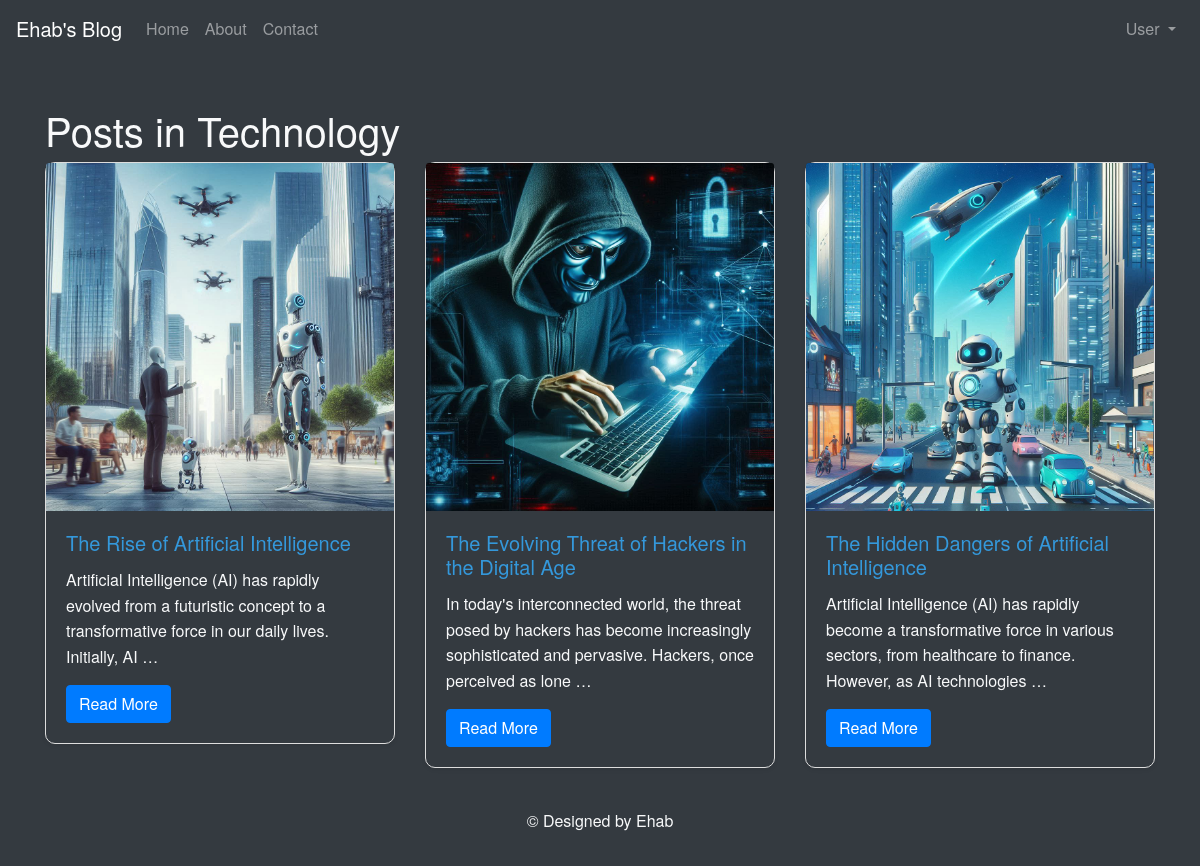
The page /categories/3/ on the database its author committed.
### blog/models.py (models this page shows, shortened)
class Category(models.Model):
    user = models.ForeignKey(User, on_delete=models.PROTECT)
    title = models.CharField(max_length=255)
    description = models.TextField(max_length=500)
    image = models.ImageField(upload_to='Category/imgs/%y/%m/%d', default='category/imgs/default.jpg')

class CreatePost(models.Model):
    user = models.ForeignKey(User, on_delete=models.PROTECT)
    title = models.CharField(max_length=255)
    content = models.TextField(max_length=900000)
    image = models.ImageField(upload_to='Posts/imgs/%y/%m/%d/', default='Posts/imgs/default.jpg')
    publish = models.BooleanField(default=True)
    created_at = models.DateTimeField(default=timezone.now)
    category = models.ForeignKey(Category, on_delete=models.CASCADE)
    views = models.IntegerField(default=0)

### blog/views.py (the view)
# urls.py: path('categories/<int:pk>/', views.category_posts, name='category_posts'),
def category_posts(request, pk):
    category = Category.objects.get(id=pk)
    posts = CreatePost.objects.filter(category=category)
    return render(request, 'categories/category_posts.html', {'category': category,'posts': posts})

### blog/templates/categories/category_posts.html
{% extends "base.html" %}
{% block content %}
<div class="container mt-5">
    <h1>Posts in {{ category.title }}</h1>
    <div class="row">
        {% for post in posts %}
        <div class="col-md-4">
            <div class="card mb-4 shadow-sm">
                <img src="{{ post.image.url }}" class="card-img-top" alt="{{ post.title }}">
                <div class="card-body">
                    <h5 class="card-title"><a href="{% url 'post' post.id %}">{{ post.title }}</a></h5>
                    <p class="card-text">{{ post.content|truncatewords:20 }}</p>
                    <a href="{% url 'post' post.id %}" class="btn btn-primary">Read More</a>
                </div>
            </div>
        </div>
        {% endfor %}
    </div>
</div>
{% endblock %}

### blog/static/style.css (style rules this page uses)
body { background-color: #f7f7f7; color: #333333; font-family: 'Helvetica Neue', Helvetica, Arial, sans-serif; line-height: 1.6; }
a { color: #3498db; }
.card { background-color: #343a40; margin-bottom: 20px; border: 1px solid #ddd; border-radius: 10px; }
.card-title { color: #3498db; }

### blog/templates/base.html (style rules this page uses)
.card { background-color: #343a40 !important; }

### rows shown on the page
Category: title "Technology"
CreatePost: image (picture), title "The Rise of Artificial Intelligence", content "Artificial Intelligence (AI) has rapidly evolved from a futuristic concept to a transformative force in our daily lives. Initially, AI …"
CreatePost: image (picture), title "The Evolving Threat of Hackers in the Digital Age", content "In today's interconnected world, the threat posed by hackers has become increasingly sophisticated and pervasive. Hackers, once perceived as lone …"
CreatePost: image (picture), title "The Hidden Dangers of Artificial Intelligence", content "Artificial Intelligence (AI) has rapidly become a transformative force in various sectors, from healthcare to finance. However, as AI technologies …"
